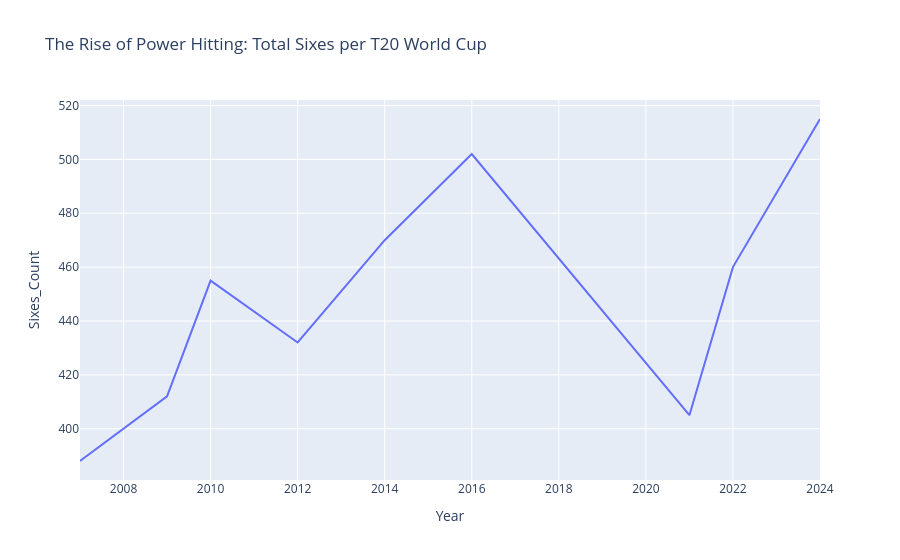

Here is the notebook cell this chart was saved with:
### Markdown cell above
### Import dataset & Analysis

### Code cell
# T20 World Cup History Dataset
t20_data = pd.read_excel(r"D:\Websites and apps\datasets\icc_dataset.xlsx")
df = pd.DataFrame(t20_data)

# Check data info
df.info()
df.isnull().sum()

# ==========================================
#  EXPLORATORY DATA ANALYSIS (EDA)
# ==========================================
# Visualization 1: Most Successful T20 Nations
plt.figure(figsize=(10, 5))
sns.countplot(data=df_t20, x='Winner', palette='magma', order=df_t20['Winner'].value_counts().index)
plt.title('Most T20 World Cup Titles (2007 - 2024)', fontsize=15)
plt.ylabel('Trophies')
plt.show()

# Visualization 2: Evolution of Power Hitting
fig = px.line(df_t20, x='Year', y='Sixes_Count', title='The Rise of Power Hitting: Total Sixes per T20 World Cup')
fig.show()

### Figure 1 — Plotly figure (JSON) as saved in the notebook; plotly's stock layout.template omitted (floating-point values rounded to 4 significant figures)
{"data": [{"hovertemplate": "Year=%{x}<br>Sixes_Count=%{y}<extra></extra>", "legendgroup": "", "line": {"color": "#636efa", "dash": "solid"}, "marker": {"symbol": "circle"}, "mode": "lines", "name": "", "orientation": "v", "showlegend": false, "type": "scatter", "x": [2007, 2009, 2010, 2012, 2014, 2016, 2021, 2022, 2024], "xaxis": "x", "y": [388, 412, 455, 432, 470, 502, 405, 460, 515], "yaxis": "y"}], "layout": {"legend": {"tracegroupgap": 0}, "title": {"text": "The Rise of Power Hitting: Total Sixes per T20 World Cup"}, "xaxis": {"anchor": "y", "domain": [0, 1], "title": {"text": "Year"}}, "yaxis": {"anchor": "x", "domain": [0, 1], "title": {"text": "Sixes_Count"}}}}
